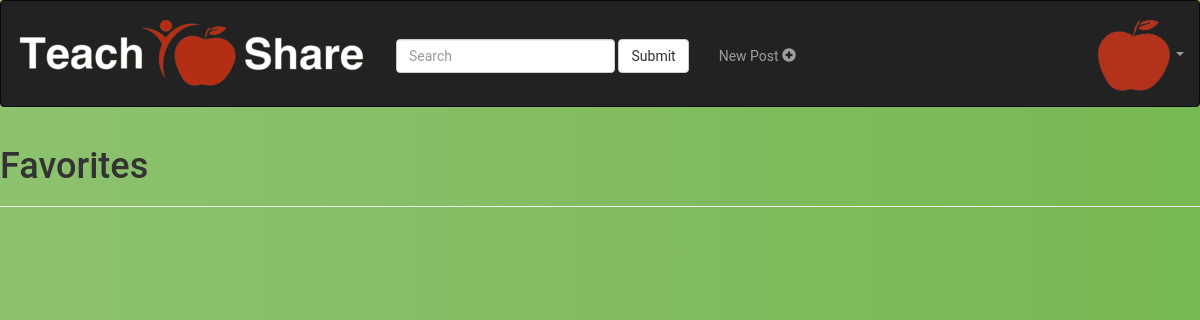
Page /account/favorites/ (signed in) on the earlier database version.
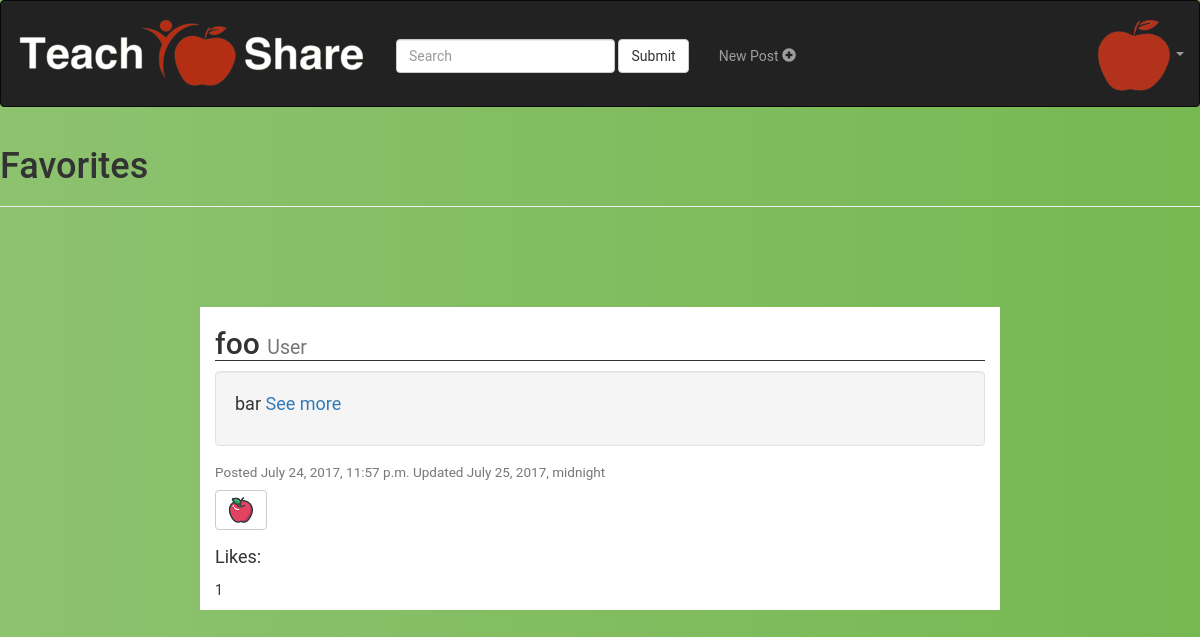
Same page on the later database version.
### accounts/models.py (models this page shows)
class Post(models.Model):
	user = models.ForeignKey(settings.AUTH_USER_MODEL, default=1)
	title = models.CharField(max_length=100, default='')
	user = models.CharField(max_length=100, default='')
	content = models.TextField(default="")
	updated = models.DateTimeField(auto_now=True, auto_now_add=False)
	likes = models.IntegerField(default=0)
	timestamp = models.DateTimeField(auto_now=False, auto_now_add= True)

### accounts/views.py (the view)
@login_required(login_url='/account/login')
def favorites(request):
	if request.method == 'POST':
		return render(request, 'accounts/favorites.html',
				{'posts': search(request.user.userprofile.favorites,
									request.POST['search']),
				 'searchstring' : request.POST['search']})
	return render(request, 'accounts/favorites.html',
			{'posts': request.user.userprofile.favorites.order_by('-likes')})

### accounts/templates/accounts/favorites.html (shortened to what this page needs)
<html lang="en">
<head>
{% load static %}
<link rel="stylesheet" href="https://maxcdn.bootstrapcdn.com/bootstrap/3.3.7/css/bootstrap.min.css">
<link rel="stylesheet" href={% static 'accounts/dashboard.css'%} type = "text/css">
</head>
<body>
{% block body %}
<nav class="navbar navbar-inverse ">
  <div class="container-fluid">
    <div class="navbar-header">
      <a class="navbar-brand" href="/account/dashboard">
        <img src="{% static "accounts/tslogo.png" %}" alt="TSLogo"/>
      </a>
    </div>
    <form class="navbar-form navbar-left nav-searchpad"
		method="post" id="search" action="{% url 'account:favorites' %}">
      <div class="form-group">
        {% if searchstring %}
        <input type="text" name="search" value={{searchstring}} class="form-control">
		{% else %}
		<input type="text" name="search" class="form-control" placeholder="Search">
		{% endif %}
      </div>
      <button type="submit" class="btn btn-default">Submit</button>
    </form>
    <ul class="nav navbar-nav nav-navitems">
      <li><a href="/account/create/">
        <p>New Post <span class="glyphicon glyphicon-plus-sign"></span> </p>
        </a>
      </li>
    </ul>
    <ul class="nav navbar-nav navbar-right">
      <li class="dropdown">
        <a class="dropdown-toggle" data-toggle="dropdown" >
          <img src="{% static "accounts/applelogo.png" %}" alt="TSLogo"/>
        <span class="caret"></span></a>
      </li>
    </ul>
  </div>
</nav>
<div class="page-header">
  <h1>Favorites</h1>
</div>
{% if posts %}
	{% for post in posts %}
		<div class="container">
			<h2>{{post.title}} <small>{{post.user}}</small></h2>
			<div class="well">
				<p>
					{{post.content}}
					<a href= '/account/detail/{{post.id}}'>See more</a>
				</p>
			</div>
			<h4><small>Posted {{post.timestamp}} Updated {{post.updated}}
			</small></h4>
			<form action="{% url 'account:like' id=post.id %}" method="POST"
					id="likeForm{{post.id}}">
				<button type="submit" class="btn btn-default">
					<div id="likeSubmit{{post.id}}"><img src="/static/img/appleLike.png"></div>
				</button>
			</form>
			<p> Likes: <div id="likes{{post.id}}">{{post.likes}}</div></p>
		</div>
	{% endfor %}
{% endif %}
{% endblock %}
</body>

Differences in the rows shown:
added Post: title "foo", user "User", content "bar", timestamp "July 24, 2017, 11:57 p.m.", updated "July 25, 2017, midnight", likes "1"
